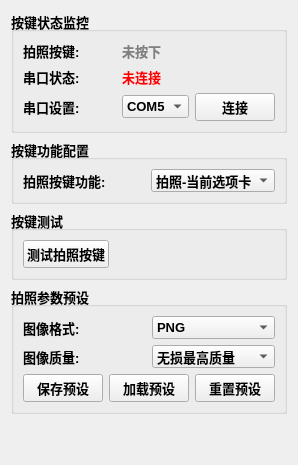
      <widget class="QWidget" name="tabPhysicalControl">
       <attribute name="title">
        <string>物理按键控制</string>
       </attribute>
       <layout class="QVBoxLayout" name="verticalLayout_physicalControl">
        <item>
         <widget class="QGroupBox" name="groupBoxKeyStatus">
          <property name="font">
           <font>
            <pointsize>10</pointsize>
            <bold>true</bold>
           </font>
          </property>
          <property name="title">
           <string>按键状态监控</string>
          </property>
          <layout class="QGridLayout" name="gridLayout_keyStatus">
           <item row="0" column="0">
            <widget class="QLabel" name="labelCaptureKeyTitle">
             <property name="text">
              <string>拍照按键:</string>
             </property>
            </widget>
           </item>
           <item row="0" column="1">
            <widget class="QLabel" name="labelCaptureKeyStatus">
             <property name="styleSheet">
              <string>color: gray;</string>
             </property>
             <property name="text">
              <string>未按下</string>
             </property>
            </widget>
           </item>
           <item row="1" column="0">
            <widget class="QLabel" name="labelSerialStatusTitle">
             <property name="text">
              <string>串口状态:</string>
             </property>
            </widget>
           </item>
           <item row="1" column="1">
            <widget class="QLabel" name="labelSerialStatus">
             <property name="styleSheet">
              <string>color: red;</string>
             </property>
             <property name="text">
              <string>未连接</string>
             </property>
            </widget>
           </item>
           <item row="2" column="0">
            <widget class="QLabel" name="labelSerialPort">
             <property name="text">
              <string>串口设置:</string>
             </property>
            </widget>
           </item>
           <item row="2" column="1">
            <layout class="QHBoxLayout" name="horizontalLayout_serialControl">
             <item>
              <widget class="QComboBox" name="comboBoxSerialPort">
               <property name="editable">
                <bool>false</bool>
               </property>
               <item>
                <property name="text">
                 <string>COM5</string>
                </property>
               </item>
               <item>
                <property name="text">
                 <string>COM6</string>
                </property>
               </item>
               <item>
                <property name="text">
                 <string>COM7</string>
                </property>
               </item>
              </widget>
             </item>
             <item>
              <widget class="QPushButton" name="btnConnectSerial">
               <property name="text">
                <string>连接</string>
               </property>
              </widget>
             </item>
            </layout>
           </item>
          </layout>
         </widget>
        </item>
        <item>
         <widget class="QGroupBox" name="groupBoxKeyConfig">
          <property name="font">
           <font>
            <pointsize>10</pointsize>
            <bold>true</bold>
           </font>
          </property>
          <property name="title">
           <string>按键功能配置</string>
          </property>
          <layout class="QGridLayout" name="gridLayout_keyConfig">
           <item row="0" column="0">
            <widget class="QLabel" name="labelCaptureKeyFunction">
             <property name="text">
              <string>拍照按键功能:</string>
             </property>
            </widget>
           </item>
           <item row="0" column="1">
            <widget class="QComboBox" name="comboBoxCaptureKeyFunction">
             <item>
              <property name="text">
               <string>拍照-当前选项卡</string>
              </property>
             </item>
             <item>
              <property name="text">
               <string>拍照-全视图</string>
              </property>
             </item>
             <item>
              <property name="text">
               <string>拍照-垂直视图</string>
              </property>
             </item>
             <item>
              <property name="text">
               <string>拍照-左视图</string>
              </property>
             </item>
             <item>
              <property name="text">
               <string>拍照-正视图</string>
              </property>
             </item>
             <item>
              <property name="text">
               <string>载物台回原点</string>
              </property>
             </item>
            </widget>
           </item>
          </layout>
         </widget>
        </item>
        <item>
         <widget class="QGroupBox" name="groupBoxKeyTest">
          <property name="font">
           <font>
            <pointsize>10</pointsize>
            <bold>true</bold>
           </font>
          </property>
          <property name="title">
           <string>按键测试</string>
          </property>
          <layout class="QHBoxLayout" name="horizontalLayout_keyTest">
           <item>
            <widget class="QPushButton" name="btnTestCaptureKey">
             <property name="text">
              <string>测试拍照按键</string>
             </property>
            </widget>
           </item>
           <item>
            <spacer name="horizontalSpacer_keyTest">
             <property name="orientation">
              <enum>Qt::Orientation::Horizontal</enum>
             </property>
             <property name="sizeHint" stdset="0">
              <size>
               <width>40</width>
               <height>20</height>
              </size>
             </property>
            </spacer>
           </item>
          </layout>
         </widget>
        </item>
        <item>
         <widget class="QGroupBox" name="groupBoxCapturePresets">
          <property name="font">
           <font>
            <pointsize>10</pointsize>
            <bold>true</bold>
           </font>
          </property>
          <property name="title">
           <string>拍照参数预设</string>
          </property>
          <layout class="QGridLayout" name="gridLayout_capturePresets">
           <item row="2" column="0" colspan="2">
            <layout class="QHBoxLayout" name="horizontalLayout_presetButtons">
             <item>
              <widget class="QPushButton" name="btnSavePreset">
               <property name="text">
                <string>保存预设</string>
               </property>
              </widget>
             </item>
             <item>
              <widget class="QPushButton" name="btnLoadPreset">
               <property name="text">
                <string>加载预设</string>
               </property>
              </widget>
             </item>
             <item>
              <widget class="QPushButton" name="btnResetPreset">
               <property name="text">
                <string>重置预设</string>
               </property>
              </widget>
             </item>
            </layout>
           </item>
           <item row="0" column="0">
            <widget class="QLabel" name="labelCaptureFormat">
             <property name="text">
              <string>图像格式:</string>
             </property>
            </widget>
           </item>
           <item row="1" column="0">
            <widget class="QLabel" name="labelImageQuality">
             <property name="text">
              <string>图像质量:</string>
             </property>
            </widget>
           </item>
           <item row="0" column="1">
            <widget class="QComboBox" name="comboBoxCaptureFormat">
             <item>
              <property name="text">
               <string>PNG</string>
              </property>
             </item>
             <item>
              <property name="text">
               <string>JPEG</string>
              </property>
             </item>
             <item>
              <property name="text">
               <string>BMP</string>
              </property>
             </item>
            </widget>
           </item>
           <item row="1" column="1">
            <widget class="QComboBox" name="comboBoxImageQuality">
             <item>
              <property name="text">
               <string>无损最高质量</string>
              </property>
             </item>
             <item>
              <property name="text">
               <string>高质量</string>
              </property>
             </item>
             <item>
              <property name="text">
               <string>标准质量</string>
              </property>
             </item>
            </widget>
           </item>
          </layout>
         </widget>
        </item>
        <item>
         <spacer name="verticalSpacer_physicalControl">
          <property name="orientation">
           <enum>Qt::Orientation::Vertical</enum>
          </property>
          <property name="sizeHint" stdset="0">
           <size>
            <width>20</width>
            <height>40</height>
           </size>
          </property>
         </spacer>
        </item>
       </layout>
      </widget>
